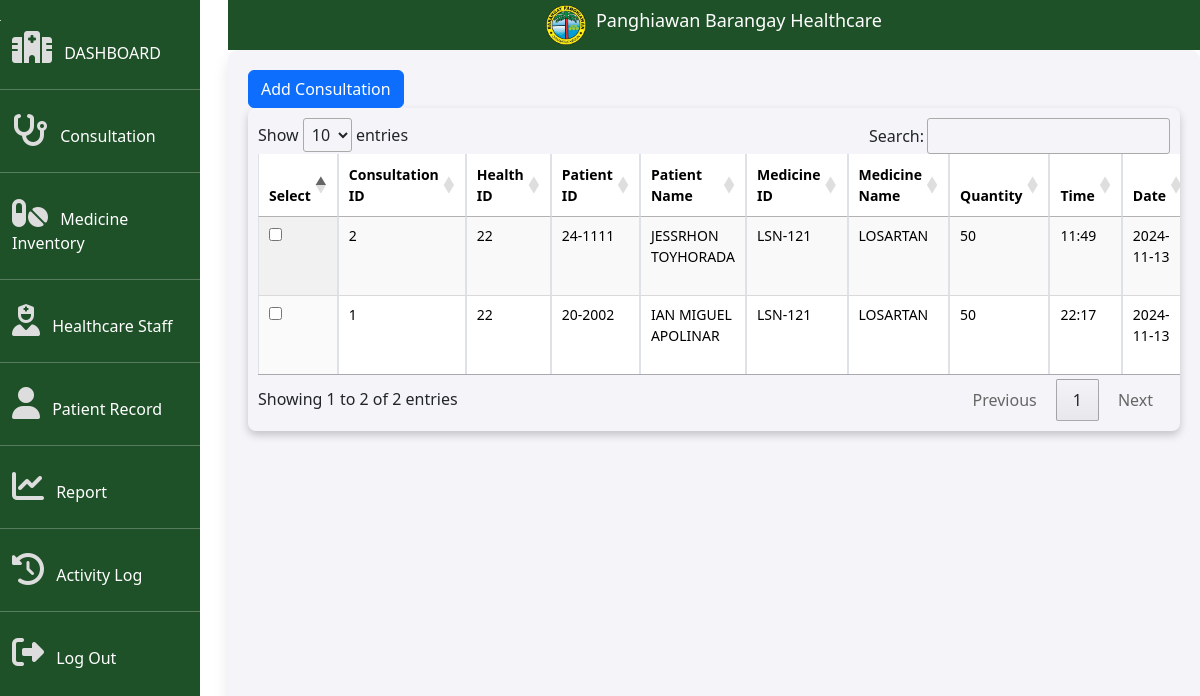
Screenshot of /HCRIS/Admin/adminconsultation.php with the database file from the repository.
### tables this page shows
CREATE TABLE `medical_record` (
  `consultation_id` varchar(50) NOT NULL,
  `healthcare_id` varchar(50) NOT NULL,
  `patient_id` varchar(50) NOT NULL,
  `patient_name` varchar(50) NOT NULL,
  `medicine_id` varchar(50) NOT NULL,
  `medicine_name` varchar(50) NOT NULL,
  `quantity` int(50) NOT NULL,
  `time_` varchar(50) NOT NULL,
  `date_` date NOT NULL
);

### HCRIS/Admin/adminconsultation.php (the view, shortened to what this page needs)
<!DOCTYPE html>
<html lang="en">
<head>
    <link href="https://cdn.jsdelivr.net/npm/bootstrap@5.3.3/dist/css/bootstrap.min.css" rel="stylesheet">
    <link href="https://cdnjs.cloudflare.com/ajax/libs/font-awesome/6.6.0/css/all.min.css" rel="stylesheet">
    <link href="https://cdnjs.cloudflare.com/ajax/libs/select2/4.1.0-beta.1/css/select2.min.css" rel="stylesheet" />
    <link rel="stylesheet" href="https://cdn.datatables.net/1.11.5/css/jquery.dataTables.min.css">
    <link rel="stylesheet" href="../Css/adminconsultationstyles.css">
</head>
<body class="body">
    <header>
        <nav class="navbar navbar-expand-sm">
            <div class="logo-text-container">
                <img src="../Photos/logo.png" alt="Healthcare Logo" class="logo">
                <p class="logo-text text-white h3">Panghiawan Barangay Healthcare</p>
            </div>
        </nav>
    </header>
    <aside>
    <div id="sidenav" class="col-2">
            <li class="nav-item">
                <a href="adminhomepage.php" class="nav-link">
                    <i class="fa-solid fa-hospital me-2"></i>
                    <span class="d-none d-sm-inline text-white">DASHBOARD</span>
                </a>
            </li>
            <hr>
        <ul class="nav nav-pills flex-column mb-auto">
            <li class="nav-item">
                <a href="adminconsultation.php" class="nav-link">
                    <i class="fa-solid fa-stethoscope me-2"></i>
                    <span class="d-none d-sm-inline text-white">Consultation</span>
                </a>
            </li>
            <hr>
            <li class="nav-item">
                <a href="adminmedicine.php" class="nav-link">
                    <i class="fa-solid fa-pills me-2"></i>
                    <span class="d-none d-sm-inline text-white">Medicine Inventory</span>
                </a>
            </li>
            <hr>
            <li class="nav-item">
                <a href="healthcare_staff.php" class="nav-link">
                    <i class="fa-solid fa-user-nurse me-2"></i>
                    <span class="d-none d-sm-inline text-white">Healthcare Staff</span>
                </a>
            </li>
            <hr>
            <li class="nav-item">
                <a href="adminpatientrec.php" class="nav-link">
                    <i class="fa-solid fa-user me-2"></i>
                    <span class="d-none d-sm-inline text-white">Patient Record</span>
                </a>
            </li>
            <hr>
            <li class="nav-item">
                <a href="#" class="nav-link">
                    <i class="fa-solid fa-chart-line me-2"></i>
                    <span class="d-none d-sm-inline text-white">Report</span>
                </a>
             <hr>
            </li>
            <li class="nav-item">
                <a href="#" class="nav-link">
                    <i class="fa-solid fa-history me-2"></i>
                    <span class="d-none d-sm-inline text-white">Activity Log</span>
                </a>
            </li>
            <hr>
            <li class="nav-item">
                <a id="signOutBtn" class="nav-link">
                    <i class="fa-solid fa-sign-out-alt me-2"></i>
                    <span class="d-none d-sm-inline text-white">Log Out</span>
                </a>
            </li>
        </ul>
    </div>
</aside>
    <main>
        <button type="button" class="btn btn-primary" data-bs-toggle="modal" data-bs-target="#addConsultationModal">
            Add Consultation
        </button>
        <?php
        require 'db_conn.php';
        $sql = "SELECT * FROM medical_record";
        $result = $conn->query($sql);
        ?>
        <div class="container table-container">
            <?php
            if ($result && $result->num_rows > 0) {
                echo "<table id='consultationTable' class='display table table-striped table-hover table-bordered' style='width:100%;'>
                        <thead>
                            <tr>
                                <th>Select</th>
                                <th>Consultation ID</th>
                                <th>Health ID</th>
                                <th>Patient ID</th>
                                <th>Patient Name</th>
                                <th>Medicine ID</th>
                                <th>Medicine Name</th>
                                <th>Quantity</th>
                                <th>Time</th>
                                <th>Date</th>
                                <th>Actions</th>
                            </tr>
                        </thead>
                        <tbody>";
                while ($row = $result->fetch_assoc()) {
                    echo "<tr>
                            <td><input type='checkbox' class='row-checkbox'></td>
                            <td>" . $row['consultation_id'] . "</td>
                            <td>" . $row['healthcare_id'] . "</td>
                            <td>" . $row['patient_id'] . "</td>
                            <td>" . $row['patient_name'] . "</td>
                            <td>" . $row['medicine_id'] . "</td>
                            <td>" . $row['medicine_name'] . "</td>
                            <td>" . $row['quantity'] . "</td>
                            <td>" . $row['time_'] . "</td>
                            <td>" . $row['date_'] . "</td>
                            <td>
                                <button class='btn btn-success btn-sm' onclick=\"window.location.href='editconsultation.php?consultationId=" . $row['consultation_id'] . "'\">Edit</button>
                                <button class='btn btn-danger btn-sm' onclick=\"window.location.href='deleteconsultation.php?patient_id=" . $row['patient_id'] . "'\">Delete</button>
                            </td>
                        </tr>";
                }
                echo "</tbody></table>";
            } else {
                echo "<p>No records found.</p>";
            }
            ?>
        </div>
    </main>
</body>
</html>

### HCRIS/css/adminconsultationstyles.css (style rules this page uses)
body { height: 100vh; overflow-y: hidden; overflow-x: hidden; }
#sidenav { height: 100vh; background-color: #1E5128; color: #fff; font-size: 0.11rem; padding-top:20px; padding-bottom: 10px; position: absolute; top: 0; left: 0; z-index: 1; overflow-y: auto; overflow-x: hidden; }
.navbar { background-color: #1E5128; z-index: 6; position: relative; display: flex; justify-content: center; align-items: center; margin-left: 228px; height: 50px; }
.logo-text-container { display: flex; align-items: center; justify-content: center; }
.logo { width: 40px; height: auto; margin-right: 10px; }
.logo-text { font-size: 18px; color: #fff; }
.nav-link { padding: 8px 12px; border-radius: 10px; color: #ddd; transition: background-color 0.3s ease; font-size: 1rem; }
.nav-item { margin-top: 0px; margin-bottom: 0px; }
.nav-link i { font-size: 2rem; margin-right: 5px; }
main { width: calc(100% - 228px); margin-left: 228px; padding: 20px; background-color: #f4f4f9; border-radius: 10px; box-shadow: 0 8px 15px rgba(0, 0, 0, 0.1); overflow-y: auto; min-height: 100vh; }
.table-container { width: 100%; max-width: 100%; overflow-x: auto; border-radius: 8px; box-shadow: 0 4px 8px rgba(0, 0, 0, 0.2); padding: 10px; }
table { width: 100%; border-collapse: collapse; font-size: 14px; }
table th, table td { padding: 10px; text-align: left; border-bottom: 1px solid #ddd; }
table th { background-color: #407b96; color: #fff; font-weight: bold; }
table tr:nth-child(even) { background-color: #f9f9f9; }

### rows the page displays
medical_record: consultation_id "2", healthcare "22", patient "24-1111", patient_name "JESSRHON TOYHORADA", medicine "LSN-121", medicine_name "LOSARTAN", quantity "50", time_ "11:49", date_ "2024-11-13"
medical_record: consultation_id "1", healthcare "22", patient "20-2002", patient_name "IAN MIGUEL APOLINAR", medicine "LSN-121", medicine_name "LOSARTAN", quantity "50", time_ "22:17", date_ "2024-11-13"
